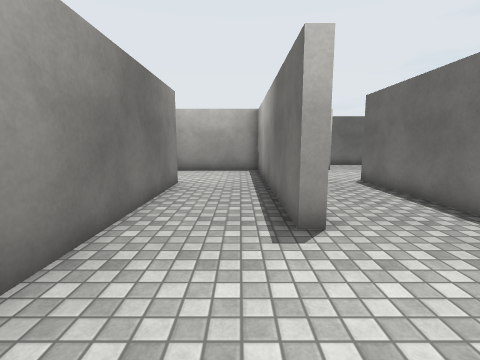
[1] (above)

18 first-person views from a walk through a scene from a Unity 3-D project. The camera is 1.4 m above the floor, tilts 8° down and sees 85° across. The floor is counted in squares, 0.9 m on a side. Each view is taken from the middle of a square. On the plan, view 1 faces up. The plan holds only what a view shows up to about 14 squares ahead; the rest is blank. The player is left out. Surface patterns are stand-ins for the level's own textures.

[2]
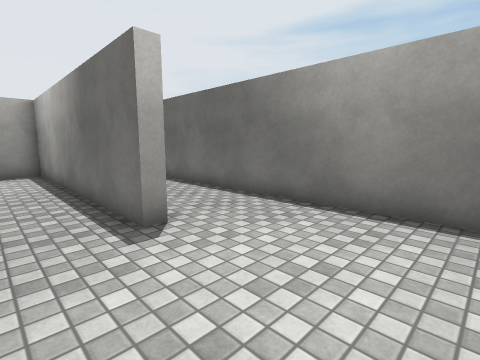

[3]
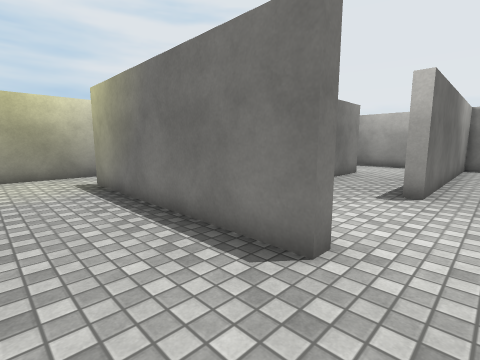

[4]
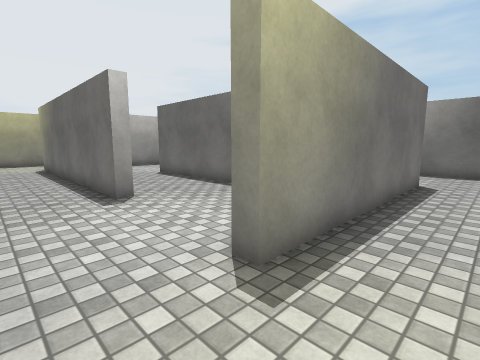

[5]
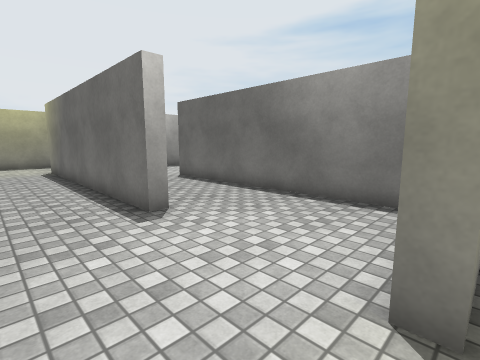

[6]
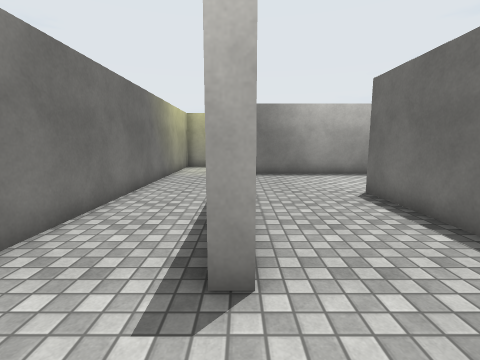

[7]
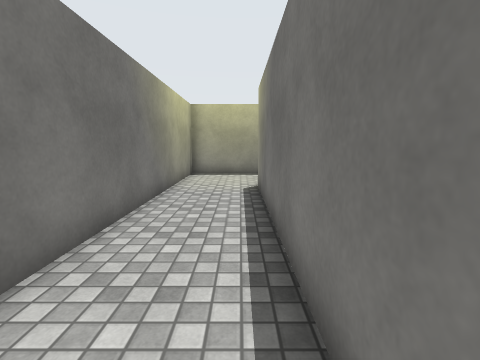

[8]
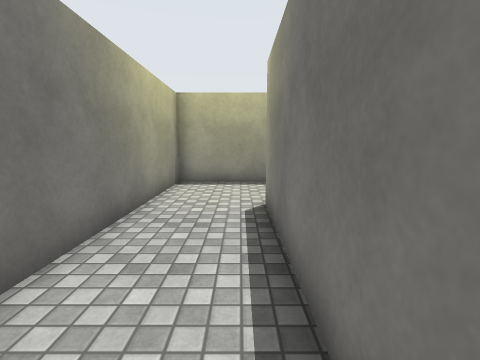

[9]
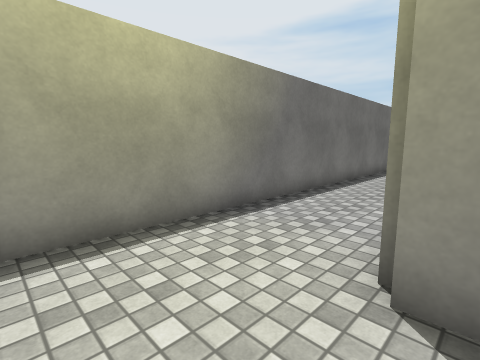

[10]
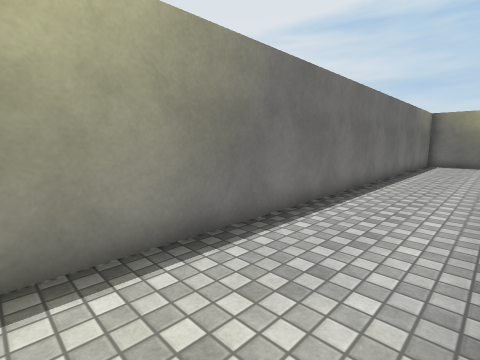

[11]
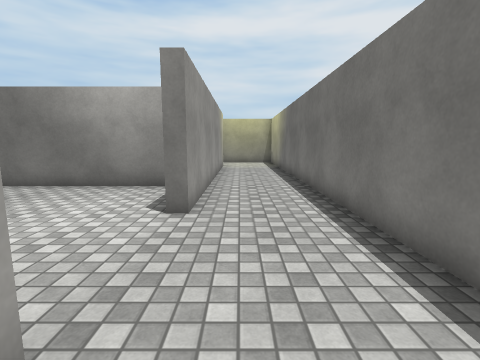

[12]
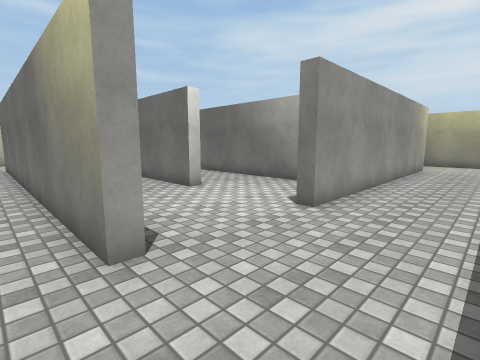

[13]
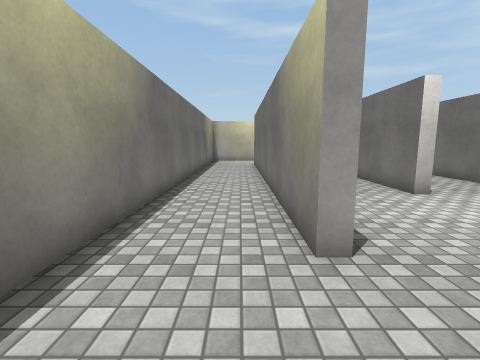

[14]
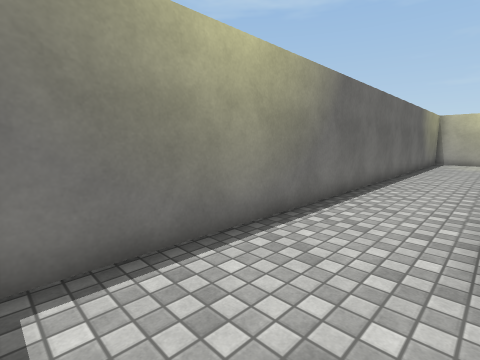

[15]
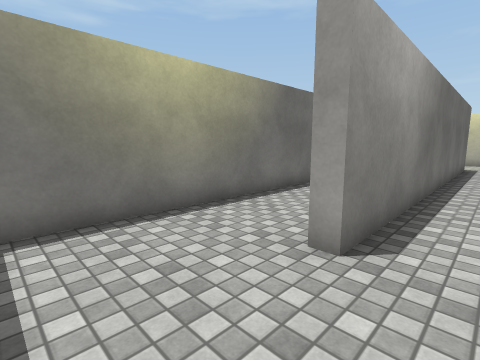

[16]
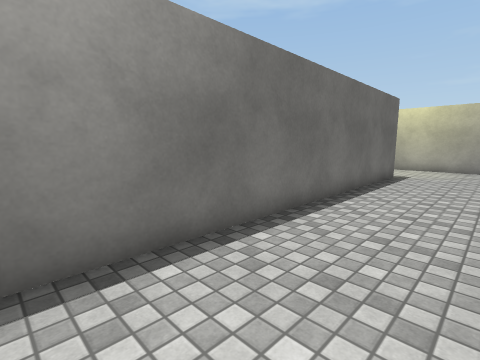

[17]
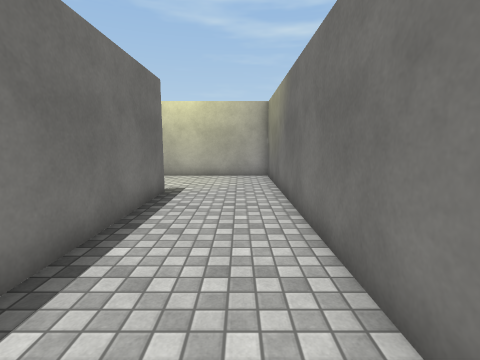

[18]
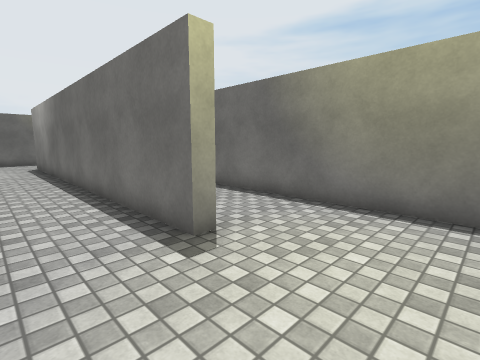

### Floor plan
Points are (right, up) in squares from view 1. A wall is a line through its corners. A room is listed if a view was taken in it or the views show most of it. See-through windows are left out.
Room 1 (views 1, 2, 3, 4, 5, 6, 7, 8, 9, 10, 11, 12, 13, 14, 15, 16, 17, 18)
walls: (-2.5, 10.4) (-2.5, 2.5); (1.6, 14.5) (1.6, 4.6) (1.1, 4.6) (1.1, 15.3) (-6.2, 15.3); (1.3, -0.4) (1.3, -0.9) (-7.6, -0.9) (-7.6, -0.4); (-3, 0.6) (-3, 10.4); (-6.8, 4.6) (-7.3, 4.6) (-7.3, 15.6); (5.2, -2.4) (5.2, 11.1) (5.7, 11.1) (5.7, -4.5) (10.8, -4.5); (-5.9, 15.9) (5.3, 15.9) (5.3, 15.2); (10, -0.4) (9.5, -0.4) (9.5, 15.6) (10, 15.6) (10, 0.1); (8.5, 19.5) (-10.5, 19.5) (-10.5, 5.6); (-10.5, 0) (-10.5, -3.5); (13.4, -3.9) (13.4, 19)

Where each view was taken, in squares from view 1:
view 1: 0 up, 0 right, facing up
view 2: 0 up, 1 left, facing up-right
view 3: 4 down, 3 right, facing up-left
view 4: 3 down, 10 left, facing up-right
view 5: 1 down, 10 left, facing up-right
view 6: 2 up, 7 left, facing up
view 7: 6 up, 8 left, facing up
view 8: 9 up, 8 left, facing up
view 9: 15 up, 10 left, facing up-right
view 10: 16 up, 8 left, facing up-right
view 11: 17 up, 11 right, facing left
view 12: 19 up, 11 right, facing down-left
view 13: 19 up, 11 right, facing down
view 14: 19 up, 10 right, facing down-right
view 15: 19 up, 8 right, facing down-right
view 16: 13 up, 6 right, facing down-right
view 17: 8 up, 7 right, facing down
view 18: 4 down, 7 right, facing up-right
